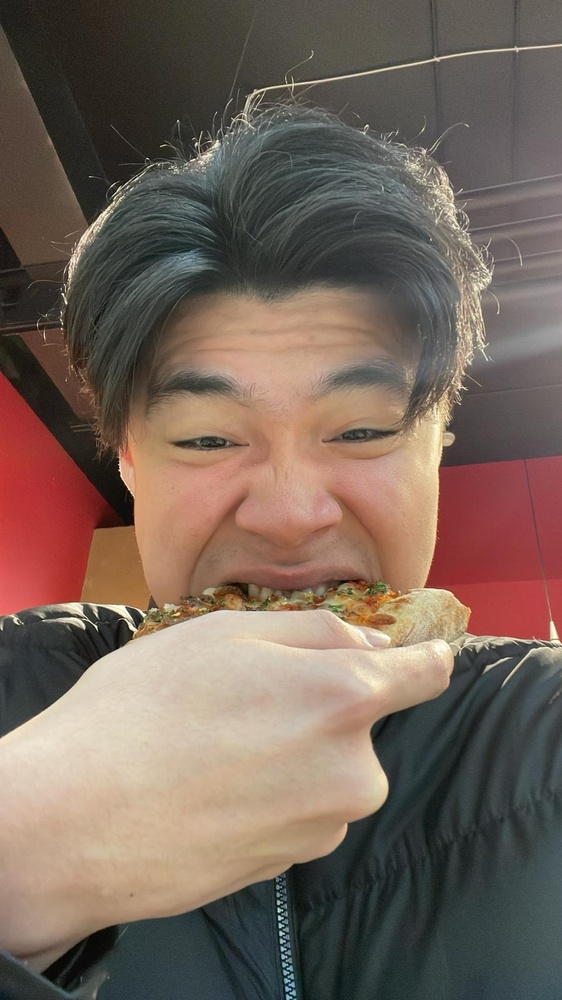
#> input picture examples/boy.jpeg, 562 x 1000 px, shrunk from 900 x 1600 before the run
$ python -i Tensor.py   (imports and definitions only)
#> lines starting #> are read from the running program, lines starting #| are printed output that depends on the picture
import numpy as np
from .Filter import Filter
import cv2
from enum import Enum
class GradientMethod(Enum):
    JAHNE = "jahne"
    SOBEL = "sobel"

class StructuredTensor:
    def __init__(self, src, size=10.0, sharpness=1.0, eccentricity=0.5):
        """_summary_

        Args:
            src (_type_): _description_
            size (float, optional): _description_. Defaults to 10.0.
            sharpness (float, optional): _description_. Defaults to 1.0.
            eccentricity (float, optional): _description_. Defaults to 0.5.
        """
#> called with size = 10, sharpness = 1, eccentricity = 0.5
        height, width, _ = src.shape
#> height = 1000; width = 562
        self.height = height
#> self.height = 1000
        self.width = width
#> self.width = 562
        self.dst = np.zeros(shape=(height, width, 3))
        self.size = size
        self.sharpness = sharpness
        self.eccentricity = eccentricity
        self.src = src

    @staticmethod
    def square(x):
        return x * x

    def getDst(self):
        return self.dst

    # [92 lines left out: functions getGradientsRGB, getGradientGray, not called in this run]


    def getGradientGraySeparated(self):
        """Faster implementation of getGradientGrayscale. Given image, calculate gradient based on grayscale vers of image. Image must be in RGBA format
        Args:
            method (GradientMethod, optional): the method to use for gradient calculation. Defaults to GradientMethod.JAHNE.
        Returns:
            _type_: array with shape (height, width, 3) where the 3 channels are dxdx, dydy, dxdy gradients
        """
        # jahne's gradient kernel as described in section "3.2.1 Gradient Calculation" of kyprianidis paper (2011)
        p1 = 0.182
        kernel_x_tall = np.array([[p1],[1-2*p1],[p1]]) / 2  # happy to rename this if someone has a better idea
        kernel_x_long = np.array([[1,0,-1]])

        kernel_y_tall = kernel_x_long.T
        kernel_y_long = kernel_x_tall.T

        # cvtColor 	only accepts these 8-bit unsigned, 16-bit unsigned ( CV_16UC... )  float(32) so we need to convert to float32
        if self.src.dtype == np.uint8 or self.src.dtype == np.uint16 or self.src.dtype == np.float32:
            grayscale = cv2.cvtColor(self.src, cv2.COLOR_RGBA2GRAY).astype(np.float32)
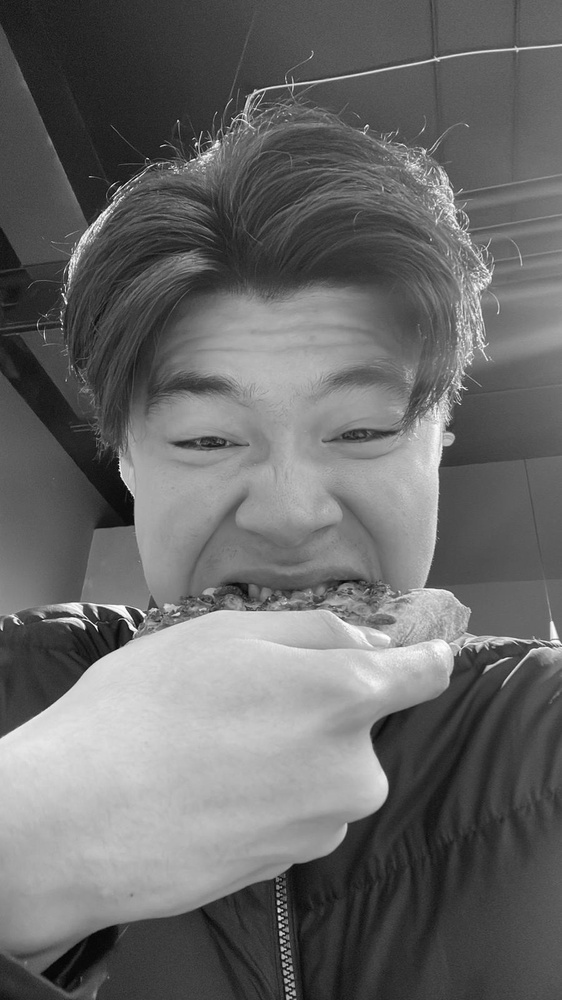
#> grayscale: shape (1000, 562) float32; min 2, max 254, mean 105.1
        elif self.src.dtype == np.float64:
            converted = np.array(self.src, dtype=np.float32)
            grayscale = cv2.cvtColor(converted, cv2.COLOR_RGBA2GRAY).astype(np.float64)
        else:
            raise ValueError("Unsupported dtype")

        # dx = cv2.filter2D(cv2.filter2D(grayscale, -1, kernel_x_long), -1, kernel_x_tall)
        dx = cv2.filter2D(grayscale, -1, kernel_x_long)
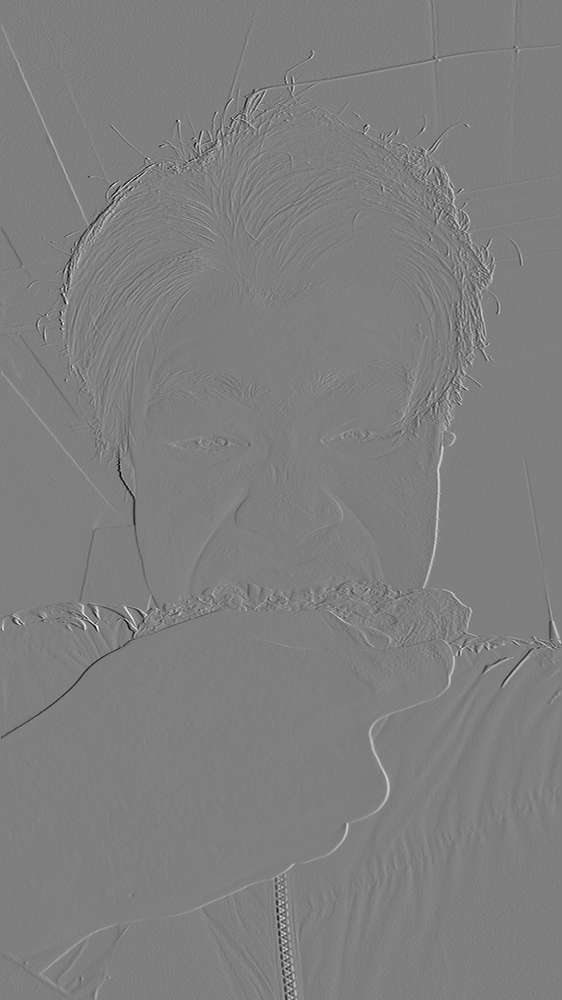
#> dx: shape (1000, 562) float32; min -234, max 234, mean 0; drawn with min black and max white
        dx = cv2.filter2D(dx, -1, kernel_x_tall)

        # dy = cv2.filter2D(cv2.filter2D(grayscale, -1, kernel_y_long), -1, kernel_y_tall)
        dy = cv2.filter2D(grayscale, -1, kernel_y_long)
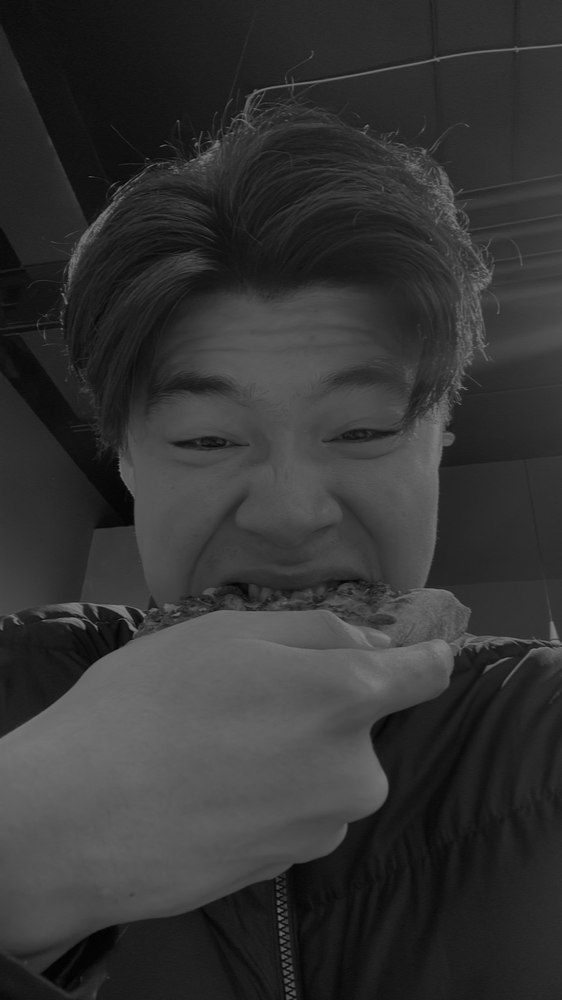
#> dy: shape (1000, 562) float32; min 2.68, max 126.5, mean 52.6
        dy = cv2.filter2D(dy, -1, kernel_y_tall)
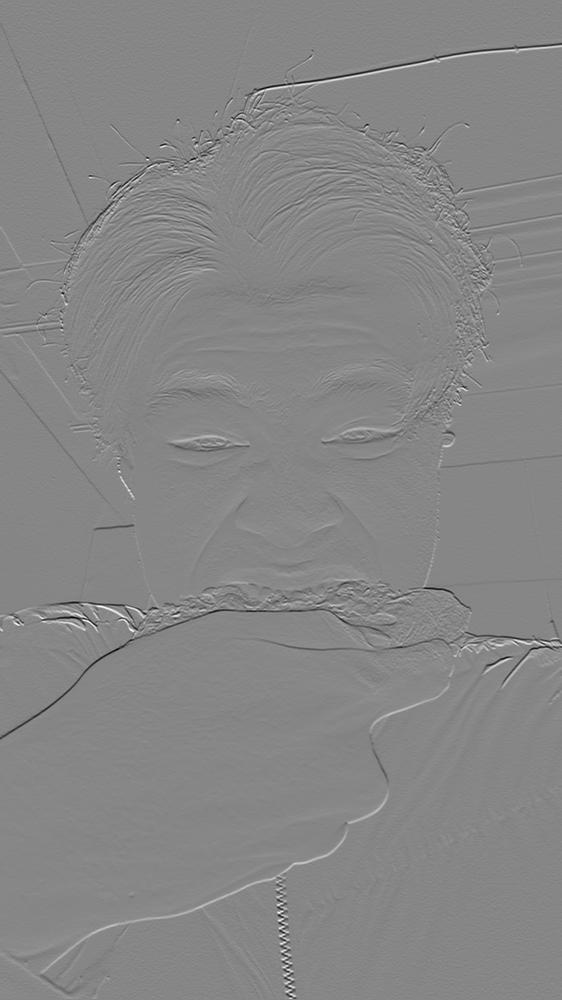
#> dy: shape (1000, 562) float32; min -105.7, max 94.89, mean 0; drawn with min black and max white
        dxdx = dx * dx
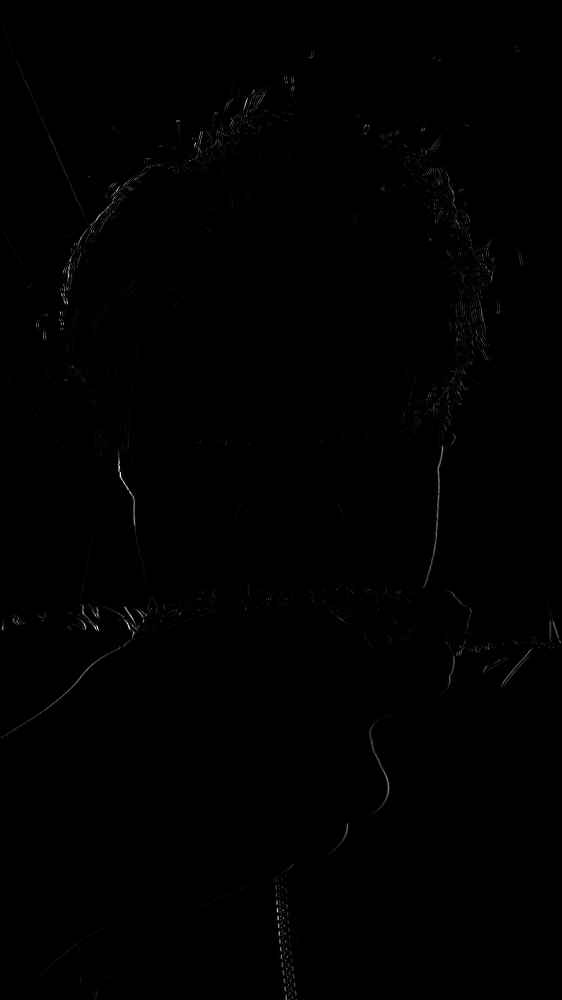
#> dxdx: shape (1000, 562) float32; min 0, max 12110.6, mean 38.8; drawn with min black and max white
        dydy = dy * dy
        dxdy = dx * dy

        return cv2.merge([dxdx, dydy, dxdy])
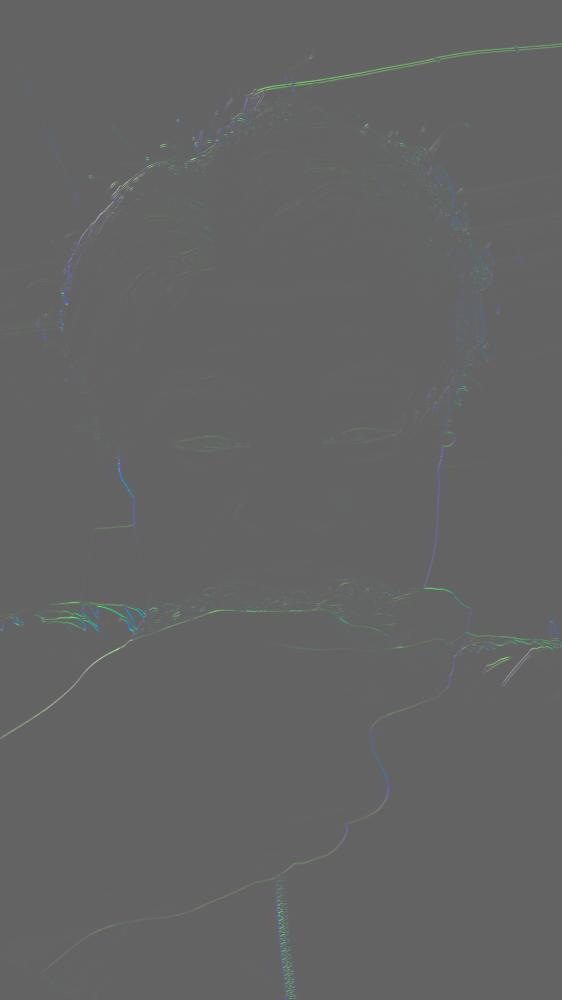
#> returned value: shape (1000, 562, 3) float32; mean of channels 0, 1, 2 38.7, 48.8, 4.3; drawn with min black and max white


    # [41 lines left out: function process, not called in this run]


>>> import cv2
>>> picture = cv2.cvtColor(cv2.imread('../examples/boy.jpeg'), cv2.COLOR_BGR2RGB)
>>> result = StructuredTensor(picture).getGradientGraySeparated()
